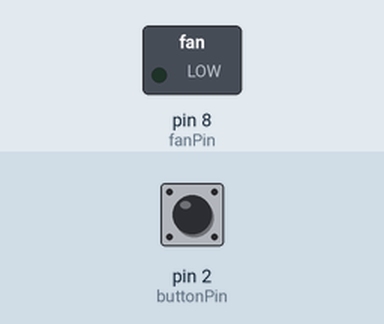
The sketch below on a simulated Arduino Uno, built with avr-gcc and run on an emulated ATmega328P. Parts: switched loads named in the sketch (green lamp = pin HIGH). The inputs (shaded band) are chosen by the test bench; at power-on: pin 2 (buttonPin) LOW.

Above: at 1.2 s.
1.3 s: pin 2 (buttonPin) pulled HIGH for 0.15 s
At 2.5 s:
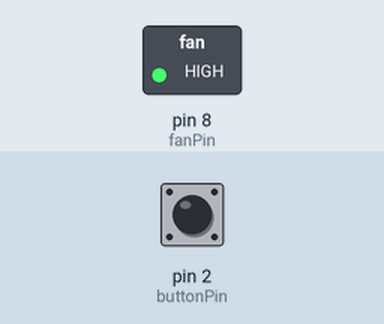
2.9 s: pin 2 (buttonPin) pulled HIGH for 1 s
At 3.9 s:
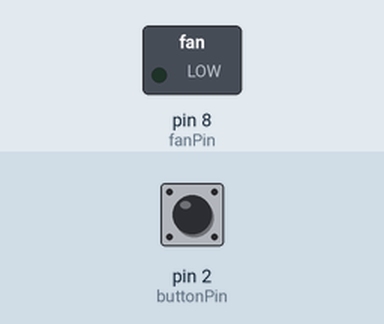
5.4 s: pin 2 (buttonPin) pulled HIGH for 3.2 s
At 5.9 s:
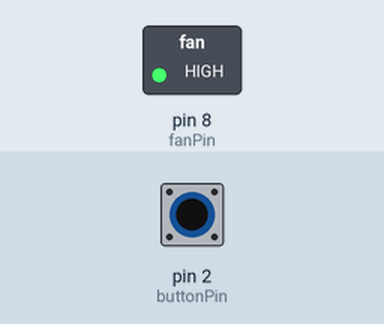
Timing chart, 0 to 8.4 s (numbered marks = the images above; inputs shaded):
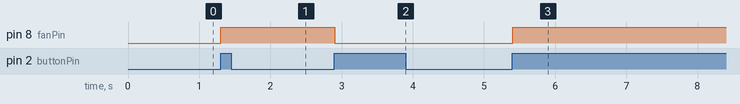

Measured:
- after the input at 1.3 s, pin 8 (fanPin): LOW → HIGH at once
- after the input at 2.9 s, pin 8 (fanPin): HIGH → LOW at once
- after the input at 5.4 s, pin 8 (fanPin): LOW → HIGH at once

The sketch:

Fan_Switch.ino
```cpp
int fanPin = 8;
int buttonPin = 2;

bool fanOn = false;
int lastButtonState = LOW;

void setup() {
  pinMode(fanPin, OUTPUT);
  pinMode(buttonPin, INPUT);
}

void loop() {
  int buttonState = digitalRead(buttonPin);

  if (buttonState == HIGH && lastButtonState == LOW) {
    fanOn = !fanOn;
    digitalWrite(fanPin, fanOn ? HIGH : LOW);
    delay(300);
  }

  lastButtonState = buttonState;

  delay(10);
}
```
